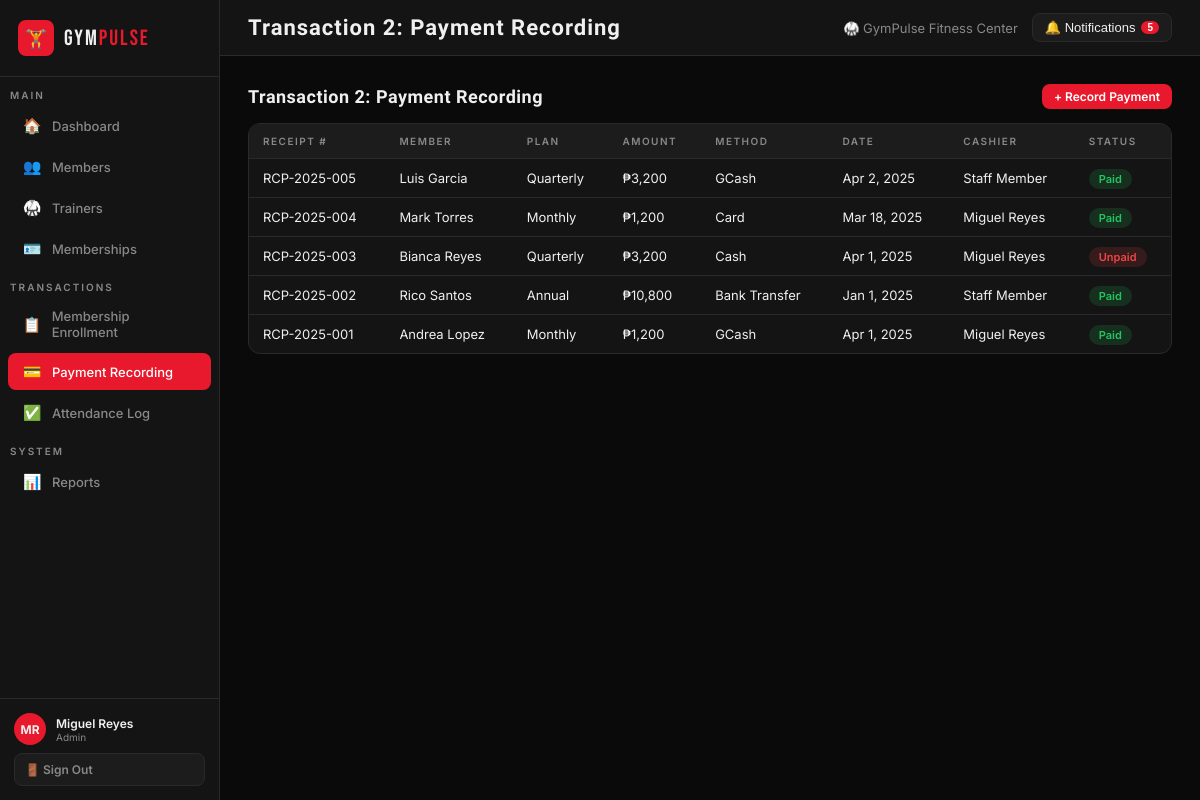
The app's page /payments.php (signed in) with its own data.
### tables this page shows
CREATE TABLE IF NOT EXISTS payments (
    id INT AUTO_INCREMENT PRIMARY KEY,
    receipt_no VARCHAR(30) NOT NULL UNIQUE,
    member_id INT NOT NULL,
    plan_id INT NOT NULL,
    amount DECIMAL(10,2) NOT NULL,
    method ENUM('Cash','GCash','Card','Bank Transfer') DEFAULT 'Cash',
    payment_date DATE DEFAULT (CURRENT_DATE),
    cashier_id INT,
    status ENUM('Paid','Unpaid','Refunded') DEFAULT 'Paid',
    created_at DATETIME DEFAULT CURRENT_TIMESTAMP,
    FOREIGN KEY (member_id) REFERENCES members(id) ON DELETE CASCADE,
    FOREIGN KEY (plan_id) REFERENCES membership_plans(id),
    FOREIGN KEY (cashier_id) REFERENCES users(id) ON DELETE SET NULL
);

CREATE TABLE IF NOT EXISTS membership_plans (
    id INT AUTO_INCREMENT PRIMARY KEY,
    plan_name VARCHAR(100) NOT NULL,
    duration_days INT NOT NULL,
    price DECIMAL(10,2) NOT NULL,
    description VARCHAR(255)
);

### payments.php (the view, shortened to what this page needs)
<?php
require_once __DIR__ . '/includes/header.php';
$pdo = getDB();
$payments = $pdo->query("
    SELECT pay.receipt_no, CONCAT(m.first_name,' ',m.last_name) AS member_name,
           p.plan_name, pay.amount, pay.method, pay.payment_date,
           IFNULL(u.full_name,'System') AS cashier_name, pay.status
    FROM payments pay
    LEFT JOIN members m ON pay.member_id=m.id
    LEFT JOIN membership_plans p ON pay.plan_id=p.id
    LEFT JOIN users u ON pay.cashier_id=u.id
    ORDER BY pay.id DESC
")->fetchAll();
function statusBadge($s) {
    $map=['Paid'=>'status-paid','Unpaid'=>'status-unpaid','Refunded'=>'status-pending'];
    return '<span class="status-badge '.($map[$s]??'').'">'.htmlspecialchars($s).'</span>';
}
?>
<div class="page active">
  <div class="section-head">
    <h3>Transaction 2: Payment Recording</h3>
    <button class="btn btn-red btn-sm" onclick="openModal('modal-payment')">+ Record Payment</button>
  </div>
  <div class="table-wrap">
    <table>
      <thead><tr><th>Receipt #</th><th>Member</th><th>Plan</th><th>Amount</th><th>Method</th><th>Date</th><th>Cashier</th><th>Status</th></tr></thead>
      <tbody>
        <?php foreach ($payments as $p): ?>
        <tr>
          <td><?= htmlspecialchars($p['receipt_no']) ?></td>
          <td><?= htmlspecialchars($p['member_name']) ?></td>
          <td><?= htmlspecialchars($p['plan_name'] ?? 'N/A') ?></td>
          <td>₱<?= number_format($p['amount'], 0) ?></td>
          <td><?= htmlspecialchars($p['method']) ?></td>
          <td><?= date('M j, Y', strtotime($p['payment_date'])) ?></td>
          <td><?= htmlspecialchars($p['cashier_name']) ?></td>
          <td><?= statusBadge($p['status']) ?></td>
        </tr>
        <?php endforeach; ?>
      </tbody>
    </table>
  </div>
</div>
<?php require_once __DIR__ . '/includes/footer.php'; ?>

### header.php (style rules this page uses)
:root { --red:#e8192c;--red-dark:#b01020;--red-glow:rgba(232,25,44,0.3);--bg:#0a0a0a;--surface:#141414;--surface2:#1c1c1c;--surface3:#242424;--border:#2a2a2a;--text:#f0f0f0;--muted:#888;--active:#22c55e;--pending:#f59e0b;--expired:#ef4444; }
* { margin:0;padding:0;box-sizing:border-box; }
body { font-family:'Inter',sans-serif;background:var(--bg);color:var(--text);min-height:100vh;display:flex; }
.page { display:none;padding:28px; }
.page.active { display:block; }
.section-head { display:flex;align-items:center;justify-content:space-between;margin-bottom:14px; }
.section-head h3 { font-family:'Rajdhani',sans-serif;font-size:18px;font-weight:700;letter-spacing:.5px; }
.table-wrap { background:var(--surface);border:1px solid var(--border);border-radius:12px;overflow:hidden;margin-bottom:20px; }
table { width:100%;border-collapse:collapse;font-size:13px; }
th { background:var(--surface2);padding:11px 14px;text-align:left;font-size:10px;letter-spacing:1.5px;color:var(--muted);font-weight:600;text-transform:uppercase; }
td { padding:11px 14px;border-top:1px solid var(--border); }
.status-badge { padding:3px 10px;border-radius:20px;font-size:11px;font-weight:600; }
.status-paid { background:rgba(34,197,94,.15);color:#22c55e; }
.status-unpaid { background:rgba(239,68,68,.15);color:#ef4444; }
.btn { display:inline-flex;align-items:center;gap:6px;padding:8px 16px;border-radius:8px;font-size:13px;font-weight:600;cursor:pointer;border:none;transition:all .2s;font-family:'Inter',sans-serif;text-decoration:none; }
.btn-red { background:var(--red);color:#fff; }
.btn-sm { padding:5px 12px;font-size:12px; }

### records on screen
payments: receipt_no "RCP-2025-005", member_name "Luis Garcia", plan.plan_name "Quarterly", amount "3,200", method "GCash", payment_date "Apr 2, 2025", cashier_name "Staff Member", status "Paid"
payments: receipt_no "RCP-2025-004", member_name "Mark Torres", plan.plan_name "Monthly", amount "1,200", method "Card", payment_date "Mar 18, 2025", cashier_name "Miguel Reyes", status "Paid"
payments: receipt_no "RCP-2025-003", member_name "Bianca Reyes", plan.plan_name "Quarterly", amount "3,200", method "Cash", payment_date "Apr 1, 2025", cashier_name "Miguel Reyes", status "Unpaid"
payments: receipt_no "RCP-2025-002", member_name "Rico Santos", plan.plan_name "Annual", amount "10,800", method "Bank Transfer", payment_date "Jan 1, 2025", cashier_name "Staff Member", status "Paid"
payments: receipt_no "RCP-2025-001", member_name "Andrea Lopez", plan.plan_name "Monthly", amount "1,200", method "GCash", payment_date "Apr 1, 2025", cashier_name "Miguel Reyes", status "Paid"

### other values on screen
$user['initials'] "MR"
$user['full_name'] "Miguel Reyes"
$user['role'] "Admin"
$pageTitle "Transaction 2: Payment Recording"
$unread "5"
